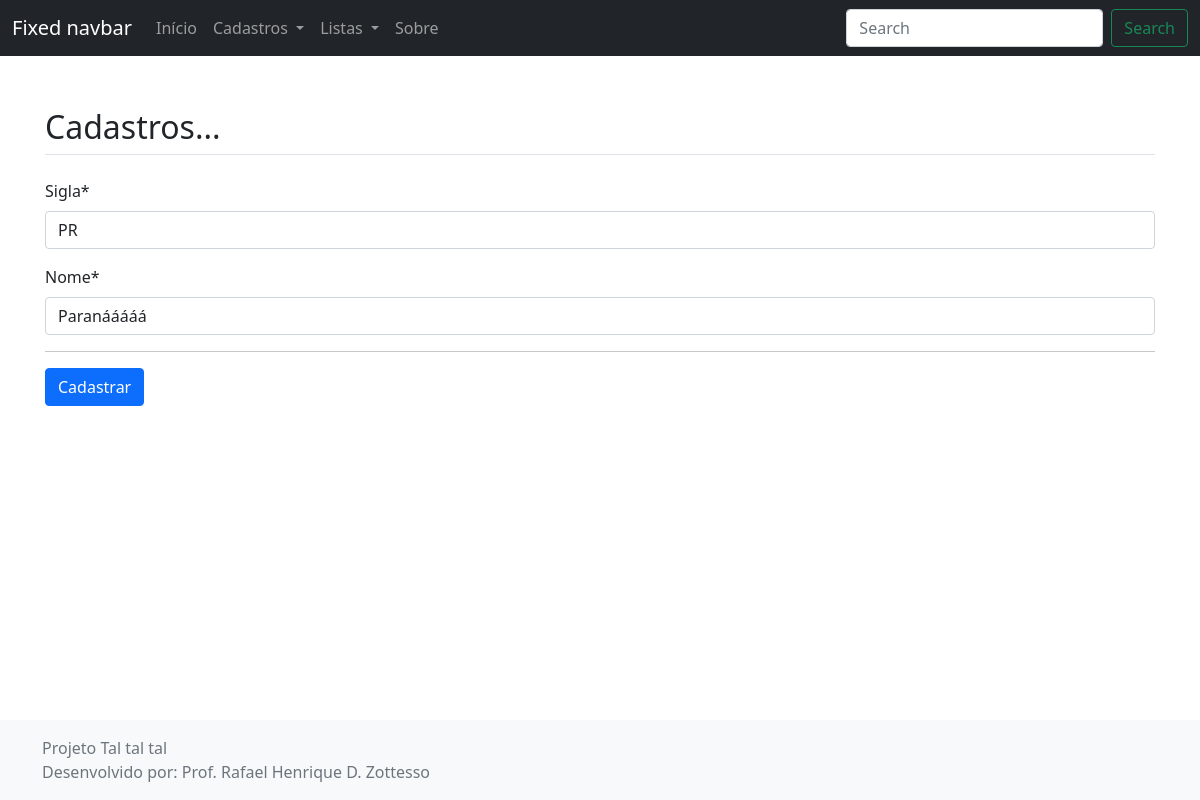
The app's page /editar/estado/1/, older data.
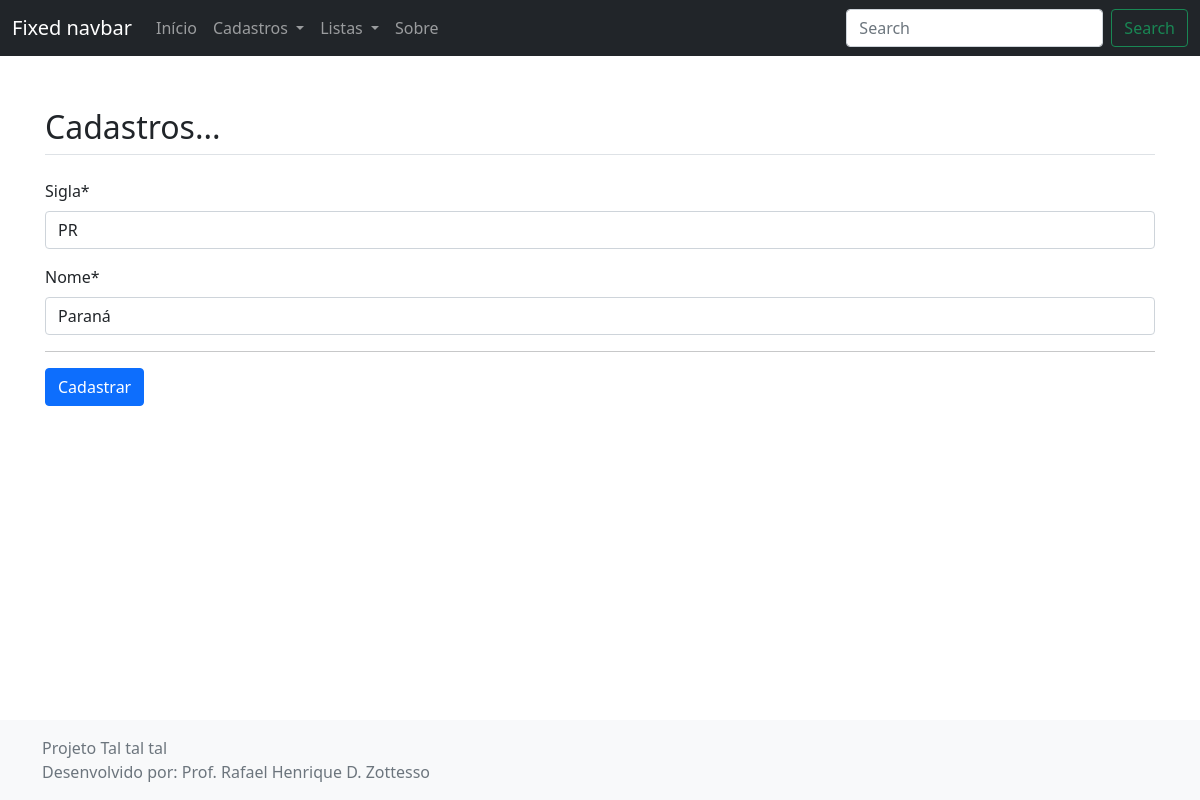
The same page, newer data.
### cadastros/models.py (models this page shows, shortened)
class Estado(models.Model):
    sigla = models.CharField(max_length=2, unique=True)
    nome = models.CharField(max_length=50)

### cadastros/views.py (the view)
# urls.py: path('editar/estado/<int:pk>/', EstadoUpdate.as_view(), name='editar-estado'),
class EstadoUpdate(UpdateView):
    model = Estado
    fields = ['sigla', 'nome']
    template_name = 'cadastros/form.html'
    success_url = reverse_lazy('listar-estado')

### cadastros/templates/cadastros/form.html (shortened to what this page needs)
{% extends 'paginas/modelo.html' %}
{% load static %}
{% load crispy_forms_tags %}
{% block conteudo %}
    <h2 class="mt-4 mb-4 border-bottom pb-2">
        Cadastros...
    </h2>
    <form method="POST">
        {{ form|crispy }}
        <hr class="">
        <button type="submit" class="btn btn-primary">Cadastrar</button>
    </form>
{% endblock %}

Row changes from the older to the newer data that the page shows:
changed Estado "PR": nome "Paranááááá" → "Paraná"
